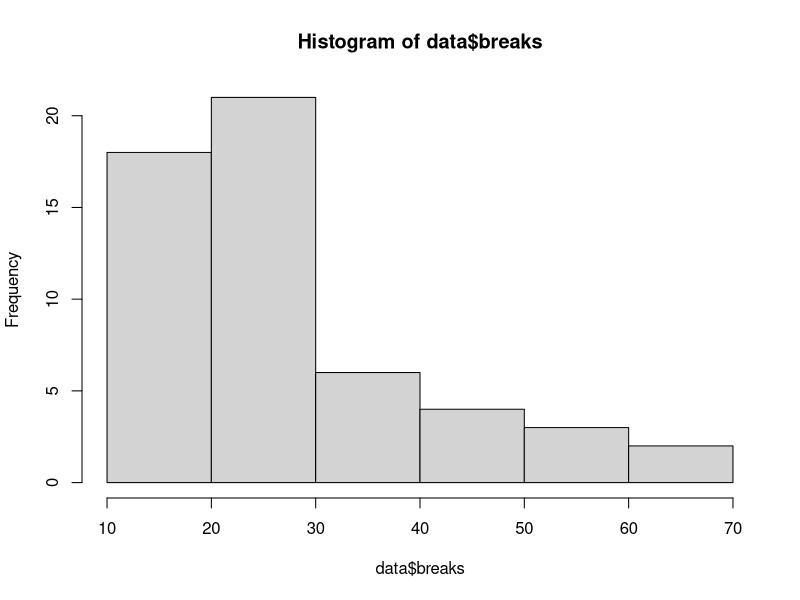

Write R code to recreate this figure. (Note: this script raises an error after producing the figure.)
## ---- chunk 1
data <- warpbreaks
columns <- names(data) # Extract column names from dataframe
columns # show columns
## ---- chunk 2
ls.str(warpbreaks)
## ---- chunk 3
hist(data$breaks)
## ---- chunk 4
mean(data$breaks) # calculate mean
var(data$breaks) # calculate variance
## ---- chunk 5
# model poisson regression using glm()
poisson.model <- glm(breaks ~ wool + tension, data, family = poisson(link = "log"))
summary(poisson.model)
## ---- chunk 6
# make a dataframe with new data
newdata = data.frame(wool = "B", tension = "M")

# use 'predict()' to run model on new data
predict(poisson.model, newdata = newdata, type = "response")
## ---- chunk 7
plot_summs(poisson.model, scale = TRUE, exp = TRUE)
